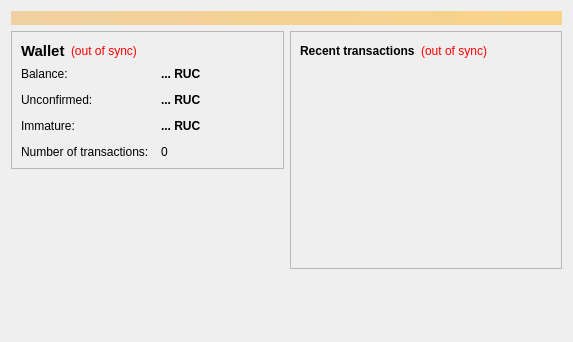
<?xml version="1.0" encoding="UTF-8"?>
<ui version="4.0">
 <class>OverviewPage</class>
 <widget class="QWidget" name="OverviewPage">
  <property name="geometry">
   <rect>
    <x>0</x>
    <y>0</y>
    <width>573</width>
    <height>342</height>
   </rect>
  </property>
  <property name="windowTitle">
   <string>Form</string>
  </property>
  <layout class="QVBoxLayout" name="topLayout">
   <item>
    <widget class="QLabel" name="labelAlerts">
     <property name="visible">
      <bool>false</bool>
     </property>
     <property name="styleSheet">
      <string notr="true">background-color: qlineargradient(x1: 0, y1: 0, x2: 1, y2: 0, stop:0 #F0D0A0, stop:1 #F8D488); color:#000000;</string>
     </property>
     <property name="wordWrap">
      <bool>true</bool>
     </property>
     <property name="margin">
      <number>3</number>
     </property>
    </widget>
   </item>
   <item>
    <layout class="QHBoxLayout" name="horizontalLayout" stretch="1,1">
     <item>
      <layout class="QVBoxLayout" name="verticalLayout_2">
       <item>
        <widget class="QFrame" name="frame">
         <property name="frameShape">
          <enum>QFrame::StyledPanel</enum>
         </property>
         <property name="frameShadow">
          <enum>QFrame::Raised</enum>
         </property>
         <layout class="QVBoxLayout" name="verticalLayout_4">
          <item>
           <layout class="QHBoxLayout" name="horizontalLayout_4">
            <item>
             <widget class="QLabel" name="label_5">
              <property name="font">
               <font>
                <pointsize>11</pointsize>
                <weight>75</weight>
                <bold>true</bold>
               </font>
              </property>
              <property name="text">
               <string>Wallet</string>
              </property>
             </widget>
            </item>
            <item>
             <widget class="QLabel" name="labelWalletStatus">
              <property name="toolTip">
               <string>The displayed information may be out of date. Your wallet automatically synchronizes with the Huntercoin network after a connection is established, but this process has not completed yet.</string>
              </property>
              <property name="styleSheet">
               <string notr="true">QLabel { color: red; }</string>
              </property>
              <property name="text">
               <string notr="true">(out of sync)</string>
              </property>
              <property name="alignment">
               <set>Qt::AlignLeading|Qt::AlignLeft|Qt::AlignVCenter</set>
              </property>
             </widget>
            </item>
            <item>
             <spacer name="horizontalSpacer_2">
              <property name="orientation">
               <enum>Qt::Horizontal</enum>
              </property>
              <property name="sizeHint" stdset="0">
               <size>
                <width>40</width>
                <height>20</height>
               </size>
              </property>
             </spacer>
            </item>
           </layout>
          </item>
          <item>
           <layout class="QFormLayout" name="formLayout_2">
            <property name="fieldGrowthPolicy">
             <enum>QFormLayout::AllNonFixedFieldsGrow</enum>
            </property>
            <property name="horizontalSpacing">
             <number>12</number>
            </property>
            <property name="verticalSpacing">
             <number>12</number>
            </property>
            <item row="0" column="0">
             <widget class="QLabel" name="label">
              <property name="text">
               <string>Balance:</string>
              </property>
             </widget>
            </item>
            <item row="0" column="1">
             <widget class="QLabel" name="labelBalance">
              <property name="font">
               <font>
                <weight>75</weight>
                <bold>true</bold>
               </font>
              </property>
              <property name="cursor">
               <cursorShape>IBeamCursor</cursorShape>
              </property>
              <property name="toolTip">
               <string>Your current balance</string>
              </property>
              <property name="text">
               <string notr="true">... RUC</string>
              </property>
              <property name="textInteractionFlags">
               <set>Qt::LinksAccessibleByMouse|Qt::TextSelectableByKeyboard|Qt::TextSelectableByMouse</set>
              </property>
             </widget>
            </item>
            <item row="1" column="0">
             <widget class="QLabel" name="label_3">
              <property name="text">
               <string>Unconfirmed:</string>
              </property>
             </widget>
            </item>
            <item row="1" column="1">
             <widget class="QLabel" name="labelUnconfirmed">
              <property name="font">
               <font>
                <weight>75</weight>
                <bold>true</bold>
               </font>
              </property>
              <property name="cursor">
               <cursorShape>IBeamCursor</cursorShape>
              </property>
              <property name="toolTip">
               <string>Total of transactions that have yet to be confirmed, and do not yet count toward the current balance</string>
              </property>
              <property name="text">
               <string notr="true">... RUC</string>
              </property>
              <property name="textInteractionFlags">
               <set>Qt::LinksAccessibleByMouse|Qt::TextSelectableByKeyboard|Qt::TextSelectableByMouse</set>
              </property>
             </widget>
            </item>
            <item row="3" column="0">
             <widget class="QLabel" name="label_2">
              <property name="text">
               <string>Number of transactions:</string>
              </property>
             </widget>
            </item>
            <item row="3" column="1">
             <widget class="QLabel" name="labelNumTransactions">
              <property name="toolTip">
               <string>Total number of transactions in wallet</string>
              </property>
              <property name="text">
               <string notr="true">0</string>
              </property>
             </widget>
            </item>
            <item row="2" column="0">
             <widget class="QLabel" name="labelImmatureText">
              <property name="text">
               <string>Immature:</string>
              </property>
             </widget>
            </item>
            <item row="2" column="1">
             <widget class="QLabel" name="labelImmature">
              <property name="font">
               <font>
                <weight>75</weight>
                <bold>true</bold>
               </font>
              </property>
              <property name="toolTip">
               <string>Mined or looted balance that has not yet matured</string>
              </property>
              <property name="text">
               <string notr="true">... RUC</string>
              </property>
              <property name="textInteractionFlags">
               <set>Qt::LinksAccessibleByMouse|Qt::TextSelectableByKeyboard|Qt::TextSelectableByMouse</set>
              </property>
             </widget>
            </item>
           </layout>
          </item>
         </layout>
        </widget>
       </item>
       <item>
        <spacer name="verticalSpacer">
         <property name="orientation">
          <enum>Qt::Vertical</enum>
         </property>
         <property name="sizeHint" stdset="0">
          <size>
           <width>20</width>
           <height>40</height>
          </size>
         </property>
        </spacer>
       </item>
      </layout>
     </item>
     <item>
      <layout class="QVBoxLayout" name="verticalLayout_3">
       <item>
        <widget class="QFrame" name="frame_2">
         <property name="frameShape">
          <enum>QFrame::StyledPanel</enum>
         </property>
         <property name="frameShadow">
          <enum>QFrame::Raised</enum>
         </property>
         <layout class="QVBoxLayout" name="verticalLayout">
          <item>
           <layout class="QHBoxLayout" name="horizontalLayout_2">
            <item>
             <widget class="QLabel" name="label_4">
              <property name="text">
               <string>&lt;b&gt;Recent transactions&lt;/b&gt;</string>
              </property>
             </widget>
            </item>
            <item>
             <widget class="QLabel" name="labelTransactionsStatus">
              <property name="toolTip">
               <string>The displayed information may be out of date. Your wallet automatically synchronizes with the Huntercoin network after a connection is established, but this process has not completed yet.</string>
              </property>
              <property name="styleSheet">
               <string notr="true">QLabel { color: red; }</string>
              </property>
              <property name="text">
               <string notr="true">(out of sync)</string>
              </property>
              <property name="alignment">
               <set>Qt::AlignRight|Qt::AlignTrailing|Qt::AlignVCenter</set>
              </property>
             </widget>
            </item>
            <item>
             <spacer name="horizontalSpacer">
              <property name="orientation">
               <enum>Qt::Horizontal</enum>
              </property>
              <property name="sizeHint" stdset="0">
               <size>
                <width>40</width>
                <height>20</height>
               </size>
              </property>
             </spacer>
            </item>
           </layout>
          </item>
          <item>
           <widget class="QListView" name="listTransactions">
            <property name="styleSheet">
             <string notr="true">QListView { background: transparent; }</string>
            </property>
            <property name="frameShape">
             <enum>QFrame::NoFrame</enum>
            </property>
            <property name="verticalScrollBarPolicy">
             <enum>Qt::ScrollBarAlwaysOff</enum>
            </property>
            <property name="horizontalScrollBarPolicy">
             <enum>Qt::ScrollBarAlwaysOff</enum>
            </property>
            <property name="selectionMode">
             <enum>QAbstractItemView::NoSelection</enum>
            </property>
           </widget>
          </item>
         </layout>
        </widget>
       </item>
       <item>
        <spacer name="verticalSpacer_2">
         <property name="orientation">
          <enum>Qt::Vertical</enum>
         </property>
         <property name="sizeHint" stdset="0">
          <size>
           <width>20</width>
           <height>40</height>
          </size>
         </property>
        </spacer>
       </item>
      </layout>
     </item>
    </layout>
   </item>
  </layout>
 </widget>
 <resources/>
 <connections/>
</ui>
